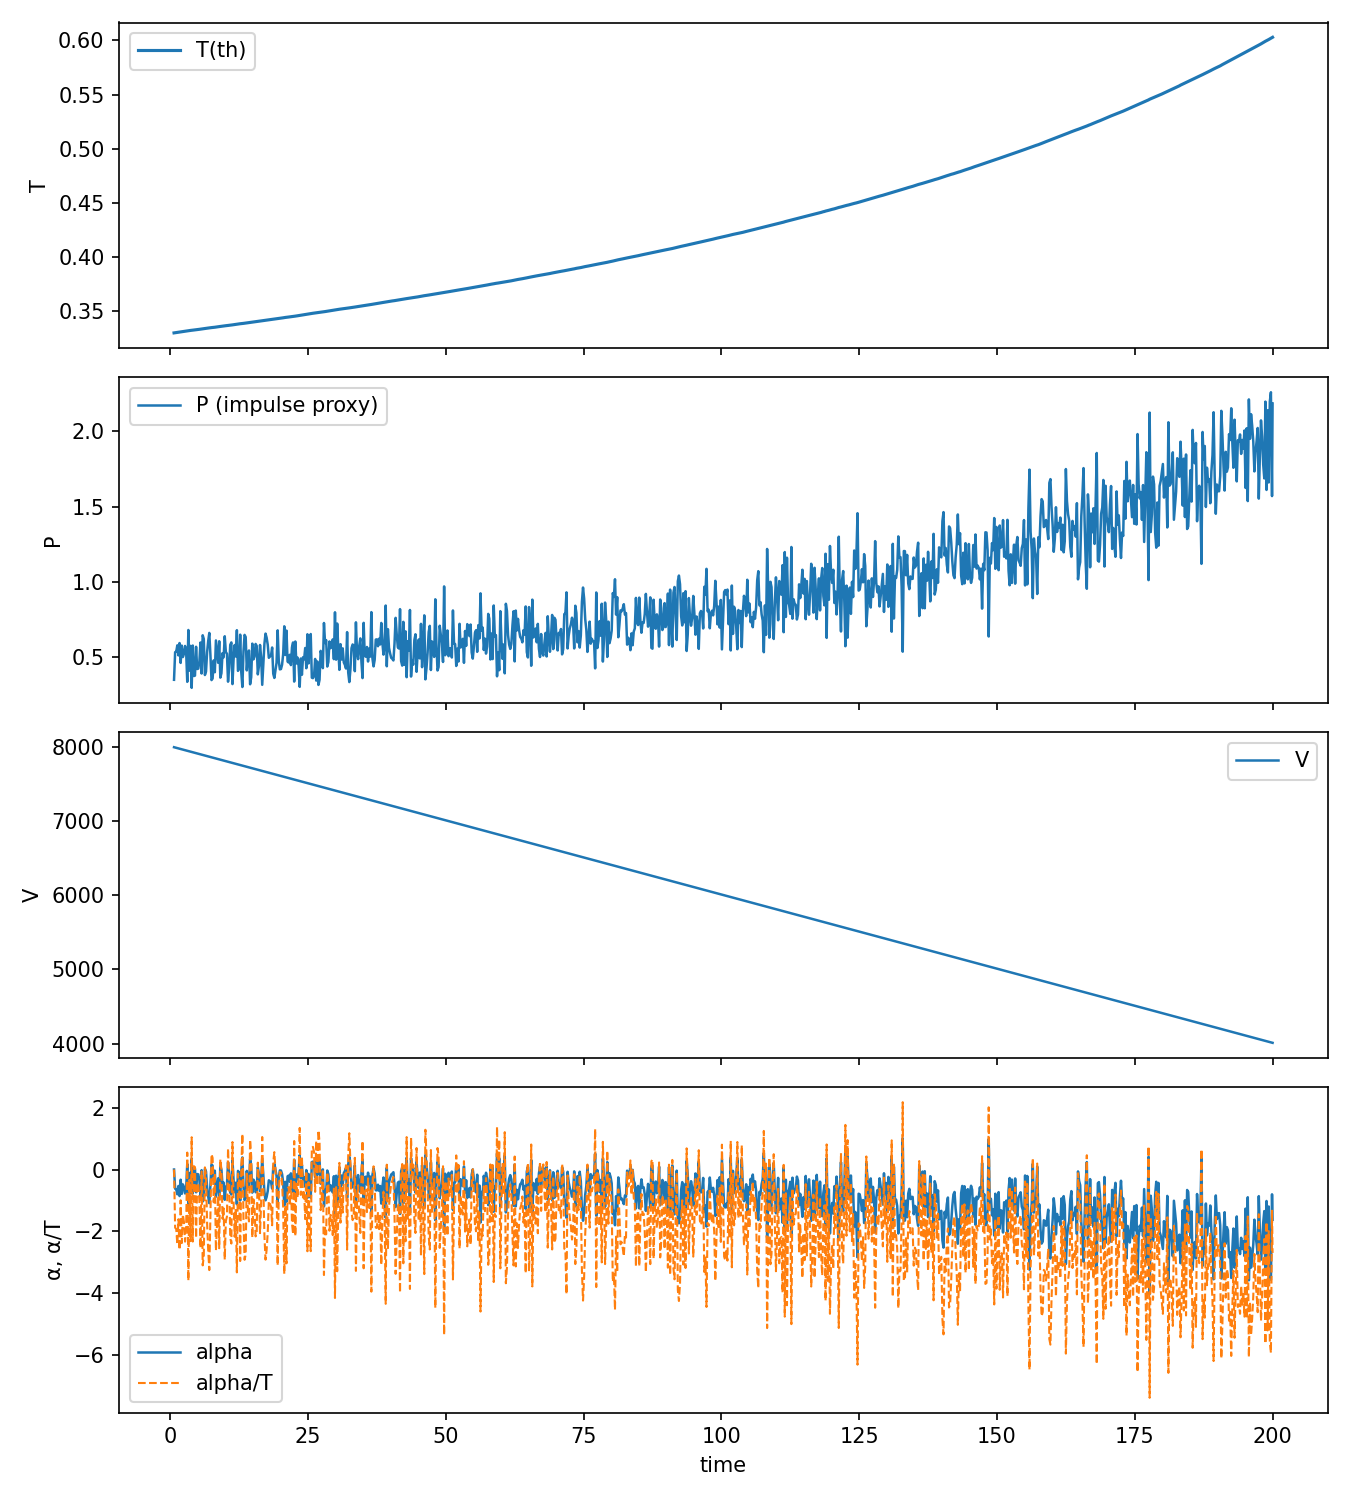

Write the Python code that produced this figure.
# phase1_adiabatic_alpha.py
"""
Phase 1 — Adiabatic Compression with δ-framework probes (no kernel changes)

What this script does
---------------------
- Initializes a 3D hard-sphere gas (GasSim).
- Warms up in a fixed box, then turns on a piston (x-max wall) moving inward at constant speed.
- At each sampling window Δt, collects macroscopic observables and computes three δ-quantities:
  1) Internal energy U(t)  (thermal, subtracting bulk drift)
  2) δa = -P * ΔV + T_avg * ΔS_IG   where ΔS_IG uses ideal-gas entropy difference
  3) α = ΔU - δa                    (vertical residual / dissipation measure)
- Writes a CSV with time series: t, V, Lx, P, U, T, Work, ΔS_IG, δa, α, α/T, PV^γ, T*V^{γ-1}
- Optionally plots quick-look figures.

Sign conventions & units
------------------------
- k_B = 1 in code units.
- Pressure proxy uses piston-impulse sum over the window:  P ≈ (Σ|Δp|)/(A*Δt).
- Work returned by sim.get_work_done() is the cumulative *mechanical* work ON the gas.
- Volume V(t) is tracked from the commanded piston trajectory (no kernel query needed).

Why these formulas
------------------
- δa implements the reversible part  (-P dV + T dS); α = dU - δa is the "vertical" remainder.
  Along quasi-static adiabats α ≈ 0; for finite-rate compression α > 0 typically grows with rate.
  (See your Thermo correspondence draft: contactomorphism and δ-projection)  [citation below]

Run
---
  python phase1_adiabatic_alpha.py

Requires
--------
  - maturin develop -m pyproject.toml   (to build/install gassim)
  - numpy
  - matplotlib (optional for plotting)

References
----------
- AEG ↔ Thermo contactomorphism; δ a, α definitions; Maxwell/Legendre dictionary.
- These steps implement the "Phase 1" consistency test discussed in our plan.

"""

from __future__ import annotations

import csv
from dataclasses import dataclass
from typing import List, Tuple

import numpy as np

from gassim import GasSim


# -------------------------------
# Configuration
# -------------------------------

@dataclass
class Config:
    # Gas & box
    num_particles: int = 9128
    box_size: Tuple[float, float, float] = (20.0, 20.0, 20.0)  # (Lx0, Ly, Lz)
    radius: float = 0.2
    mass: float = 1.0
    dim: int = 3
    seed: int = 123

    # Piston (x-max wall => wall_id=1). Use negative velocity to compress (inward).
    piston_wall_id: int = 1
    piston_velocity: float = -0.05  # inward (negative along +x outward normal)

    # Time control
    t_warmup: float = 0.5   # warm up with static walls
    t_final: float = 200.0
    dt: float = 0.2

    # Geometry / safety
    min_Lx: float = 3.0     # stop early if commanded Lx would drop below this (avoid geometric degeneracy)

    # Phys constants (code units)
    kB: float = 1.0
    gamma: float = 5.0 / 3.0  # monatomic ideal gas in 3D

    # Numerics
    subtract_bulk_drift: bool = True   # use thermal energy (remove bulk COM drift) for U and T

    # Output files
    csv_path: str = "phase1_adiabatic_alpha.csv"
    fig_path: str = "phase1_adiabatic_alpha.png"


# -------------------------------
# Helpers
# -------------------------------

def piston_Lx_at_time(t: float, cfg: Config) -> float:
    """Commanded piston position -> Lx(t). Warmup: static; after warmup: Lx = Lx0 + u_piston*(t - t_warmup)."""
    Lx0, _, _ = cfg.box_size
    if t <= cfg.t_warmup:
        return Lx0
    return Lx0 + cfg.piston_velocity * (t - cfg.t_warmup)


def internal_energy_and_temperature(
    vel: np.ndarray, mass: float, kB: float = 1.0, subtract_bulk: bool = True
) -> Tuple[float, float]:
    """
    Return thermal internal energy U and thermal T (equipartition),
    optionally subtracting bulk drift (recommended for non-equilibrium flows).
    """
    assert vel.ndim == 2 and vel.shape[1] in (2, 3), "velocities shape must be (N, D)"
    if subtract_bulk:
        vcm = np.mean(vel, axis=0, keepdims=True)
        v_rel = vel - vcm
    else:
        v_rel = vel
    Ek = 0.5 * mass * float(np.sum(v_rel * v_rel))  # total kinetic energy (thermal part if subtract_bulk=True)
    N, D = vel.shape
    T = (2.0 * Ek) / (D * N * kB)
    return Ek, T


def pressure_from_impulses(impulses: np.ndarray, area: float, window: float) -> float:
    """
    Estimate pressure from piston-wall impulse events in the last window Δt:
        P ≈ (Σ |Δp|) / (A * Δt)
    impulses array has shape (M, 2): [time, |impulse|]
    """
    if impulses is None or impulses.size == 0 or area <= 0.0 or window <= 0.0:
        return 0.0
    s = float(np.sum(impulses[:, 1]))
    return s / (area * window)


def safe_log_ratio(a2: float, a1: float, eps: float = 1e-16) -> float:
    """Return log(a2/a1) with clipping to avoid -inf/inf from numerical noise."""
    a2c = max(a2, eps)
    a1c = max(a1, eps)
    return float(np.log(a2c) - np.log(a1c))


# -------------------------------
# Main
# -------------------------------

def main(cfg: Config) -> None:
    # Construct simulator
    sim = GasSim(
        num_particles=cfg.num_particles,
        box_size=list(cfg.box_size),
        radius=cfg.radius,
        mass=cfg.mass,
        dim=cfg.dim,
        seed=cfg.seed,
    )

    Lx0, Ly, Lz = cfg.box_size
    piston_area = Ly * Lz

    print(f"[init] N={cfg.num_particles}, box={cfg.box_size}, piston_area={piston_area:.6g}")

    # Warmup
    sim.advance_to(cfg.t_warmup)
    print(f"[warmup] to t={cfg.t_warmup:g}, W={sim.get_work_done():.6g}")

    # Enable piston (x-max wall) with constant inward velocity
    sim.set_piston(cfg.piston_wall_id, cfg.piston_velocity)
    print(f"[piston] wall_id={cfg.piston_wall_id}, velocity={cfg.piston_velocity:+.6g}")

    # Time loop
    t = cfg.t_warmup

    # Storage
    times: List[float] = []
    vols: List[float] = []
    Lxs: List[float] = []
    presses: List[float] = []
    works: List[float] = []
    Us: List[float] = []
    Ts: List[float] = []
    dS_IGs: List[float] = []
    delta_as: List[float] = []
    alphas: List[float] = []
    alpha_over_T: List[float] = []
    PVg: List[float] = []
    TVgm1: List[float] = []
    num_events: List[int] = []

    # Previous step memory
    U_prev: float | None = None
    V_prev: float | None = None
    T_prev: float | None = None
    P_prev: float | None = None

    N = cfg.num_particles
    g = cfg.gamma

    # Main sampling loop
    while t < cfg.t_final - 1e-15:
        t_next = min(cfg.t_final, t + cfg.dt)

        # Safety: if commanded Lx would be too small, stop early
        Lx_next = piston_Lx_at_time(t_next, cfg)
        if Lx_next <= cfg.min_Lx:
            print(f"[stop] commanded Lx(t) would hit {Lx_next:.3f} < min_Lx={cfg.min_Lx:.3f} at t={t_next:.3f}; stopping.")
            break

        # Advance simulation to t_next
        sim.advance_to(t_next)

        # Measurements from simulator
        W = sim.get_work_done()  # cumulative work ON gas
        impulses = sim.get_pressure_history(window=(t_next - t))
        P = pressure_from_impulses(impulses, piston_area, (t_next - t))

        v = sim.get_velocities()
        U, T_th = internal_energy_and_temperature(
            v, mass=cfg.mass, kB=cfg.kB, subtract_bulk=cfg.subtract_bulk_drift
        )

        # Geometric volume from commanded piston trajectory (no kernel query required)
        V = Lx_next * Ly * Lz

        # Invariants for quick quasi-static check
        PV_gamma = P * (V ** g)
        TV_gm1 = T_th * (V ** (g - 1.0))

        # Stepwise δ-quantities
        if U_prev is not None:
            dU = U - U_prev
            dV = V - V_prev  # >0 expansion, <0 compression

            # Ideal-gas entropy difference as baseline gauge (k_B = 1)
            # ΔS_IG = N * [ (3/2) ln(T2/T1) + ln(V2/V1) ]
            dS_IG = N * (1.5 * safe_log_ratio(T_th, T_prev) + safe_log_ratio(V, V_prev))

            # Window-averaged T and P (simple choice)
            Tavg = 0.5 * (T_th + T_prev)
            Pavg = P  # P we computed from impulses over this very window

            # δa and α
            delta_a = -Pavg * dV + Tavg * dS_IG
            alpha = dU - delta_a

            # Save
            dS_IGs.append(dS_IG)
            delta_as.append(delta_a)
            alphas.append(alpha)
            alpha_over_T.append(alpha / max(Tavg, 1e-16))
        else:
            # First step placeholders
            dS_IGs.append(0.0)
            delta_as.append(0.0)
            alphas.append(0.0)
            alpha_over_T.append(0.0)

        # Loggers
        times.append(t_next)
        vols.append(V)
        Lxs.append(Lx_next)
        presses.append(P)
        works.append(W)
        Us.append(U)
        Ts.append(T_th)
        PVg.append(PV_gamma)
        TVgm1.append(TV_gm1)
        num_events.append(0 if impulses is None else impulses.shape[0])

        # Console line
        print(
            f"t={t_next:8.3f} | Lx={Lx_next:7.3f} V={V:8.3f} | "
            f"P={P:11.4e} T={T_th:9.5f} U={U:12.6e} | "
            f"dS_IG={dS_IGs[-1]:+10.6e} δa={delta_as[-1]:+10.6e} α={alphas[-1]:+10.6e} | "
            f"events={num_events[-1]}"
        )

        # Update prev
        U_prev, V_prev, T_prev, P_prev = U, V, T_th, P
        t = t_next

    # Write CSV
    with open(cfg.csv_path, "w", newline="") as f:
        w = csv.writer(f)
        w.writerow(
            [
                "time", "Lx", "V", "pressure", "U", "T",
                "work_cum",
                "dS_IG", "delta_a", "alpha", "alpha_over_T",
                "PV_gamma", "T_V_gamma_minus1", "impulse_events",
            ]
        )
        for row in zip(
            times, Lxs, vols, presses, Us, Ts, works,
            dS_IGs, delta_as, alphas, alpha_over_T,
            PVg, TVgm1, num_events,
        ):
            w.writerow([f"{x:.12g}" for x in row])

    print(f"[done] wrote CSV: {cfg.csv_path} (rows={len(times)})")

    # Optional quick-look plots
    try:
        import matplotlib.pyplot as plt  # type: ignore

        fig, ax = plt.subplots(4, 1, sharex=True, figsize=(9, 10))

        ax[0].plot(times, Ts, label="T(th)", lw=1.5)
        ax[0].set_ylabel("T")
        ax[0].legend()

        ax[1].plot(times, presses, label="P (impulse proxy)", lw=1.2)
        ax[1].set_ylabel("P")
        ax[1].legend()

        ax[2].plot(times, vols, label="V", lw=1.2)
        ax[2].set_ylabel("V")
        ax[2].legend()

        ax[3].plot(times, alphas, label="alpha", lw=1.2)
        ax[3].plot(times, alpha_over_T, label="alpha/T", lw=1.0, ls="--")
        ax[3].set_ylabel("α, α/T")
        ax[3].set_xlabel("time")
        ax[3].legend()

        fig.tight_layout()
        plt.savefig(cfg.fig_path, dpi=150)
        print(f"[plot] wrote figure: {cfg.fig_path}")
        # plt.show()
    except Exception as e:
        print(f"[plot] skipped ({e})")


if __name__ == "__main__":
    main(Config())
